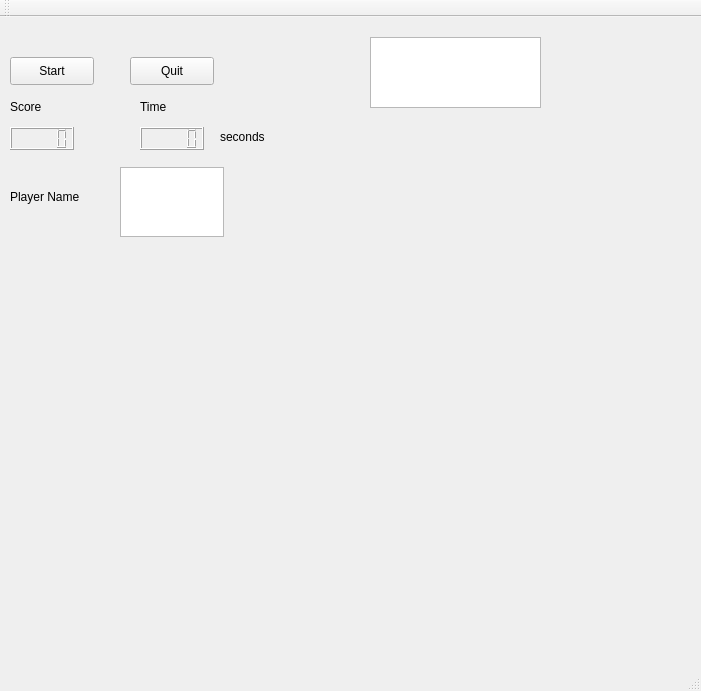
<?xml version="1.0" encoding="UTF-8"?>
<ui version="4.0">
 <class>MainWindow</class>
 <widget class="QMainWindow" name="MainWindow">
  <property name="geometry">
   <rect>
    <x>0</x>
    <y>0</y>
    <width>701</width>
    <height>691</height>
   </rect>
  </property>
  <property name="windowTitle">
   <string>MainWindow</string>
  </property>
  <widget class="QWidget" name="centralWidget">
   <widget class="QGraphicsView" name="graphicsView">
    <property name="geometry">
     <rect>
      <x>370</x>
      <y>20</y>
      <width>171</width>
      <height>71</height>
     </rect>
    </property>
   </widget>
   <widget class="QPushButton" name="start_button">
    <property name="geometry">
     <rect>
      <x>10</x>
      <y>40</y>
      <width>84</width>
      <height>28</height>
     </rect>
    </property>
    <property name="text">
     <string>Start</string>
    </property>
   </widget>
   <widget class="QLCDNumber" name="score_lcd">
    <property name="geometry">
     <rect>
      <x>10</x>
      <y>110</y>
      <width>64</width>
      <height>23</height>
     </rect>
    </property>
   </widget>
   <widget class="QLabel" name="score_label">
    <property name="geometry">
     <rect>
      <x>10</x>
      <y>80</y>
      <width>63</width>
      <height>20</height>
     </rect>
    </property>
    <property name="text">
     <string>Score</string>
    </property>
   </widget>
   <widget class="QLabel" name="time_label">
    <property name="geometry">
     <rect>
      <x>140</x>
      <y>80</y>
      <width>63</width>
      <height>20</height>
     </rect>
    </property>
    <property name="text">
     <string>Time</string>
    </property>
   </widget>
   <widget class="QLCDNumber" name="time_lcd">
    <property name="geometry">
     <rect>
      <x>140</x>
      <y>110</y>
      <width>64</width>
      <height>23</height>
     </rect>
    </property>
   </widget>
   <widget class="QLabel" name="time_unit_label">
    <property name="geometry">
     <rect>
      <x>220</x>
      <y>110</y>
      <width>63</width>
      <height>20</height>
     </rect>
    </property>
    <property name="text">
     <string>seconds</string>
    </property>
   </widget>
   <widget class="QPushButton" name="quit_button">
    <property name="geometry">
     <rect>
      <x>130</x>
      <y>40</y>
      <width>84</width>
      <height>28</height>
     </rect>
    </property>
    <property name="text">
     <string>Quit</string>
    </property>
   </widget>
   <widget class="QLabel" name="game_end_label">
    <property name="geometry">
     <rect>
      <x>70</x>
      <y>250</y>
      <width>91</width>
      <height>20</height>
     </rect>
    </property>
    <property name="text">
     <string/>
    </property>
   </widget>
   <widget class="QTextEdit" name="username_edit">
    <property name="geometry">
     <rect>
      <x>120</x>
      <y>150</y>
      <width>104</width>
      <height>70</height>
     </rect>
    </property>
   </widget>
   <widget class="QLabel" name="username_label">
    <property name="geometry">
     <rect>
      <x>10</x>
      <y>170</y>
      <width>91</width>
      <height>20</height>
     </rect>
    </property>
    <property name="text">
     <string>Player Name</string>
    </property>
   </widget>
  </widget>
  <widget class="QMenuBar" name="menuBar">
   <property name="geometry">
    <rect>
     <x>0</x>
     <y>0</y>
     <width>701</width>
     <height>25</height>
    </rect>
   </property>
  </widget>
  <widget class="QToolBar" name="mainToolBar">
   <attribute name="toolBarArea">
    <enum>TopToolBarArea</enum>
   </attribute>
   <attribute name="toolBarBreak">
    <bool>false</bool>
   </attribute>
  </widget>
  <widget class="QStatusBar" name="statusBar"/>
 </widget>
 <layoutdefault spacing="6" margin="11"/>
 <resources/>
 <connections>
  <connection>
   <sender>quit_button</sender>
   <signal>clicked()</signal>
   <receiver>MainWindow</receiver>
   <slot>close()</slot>
   <hints>
    <hint type="sourcelabel">
     <x>171</x>
     <y>95</y>
    </hint>
    <hint type="destinationlabel">
     <x>350</x>
     <y>345</y>
    </hint>
   </hints>
  </connection>
 </connections>
</ui>
